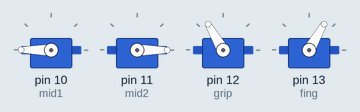
Simulated run of this sketch. Board: Arduino Uno, built with avr-gcc and run on an emulated ATmega328P. Parts: 4 × servo.

Above: at 0.05 s.
At 0.65 s:
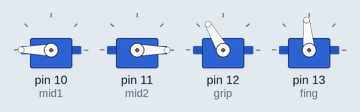
At 1.25 s:
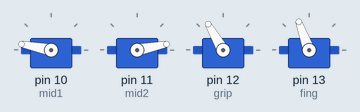
At 2.5 s:
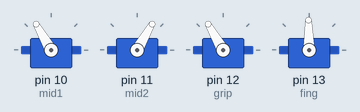
At 3.75 s:
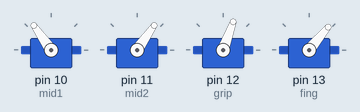
At 5.0 s:
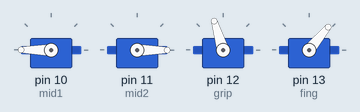
Timing chart, 0 to 6.8 s (numbered marks = the images above):
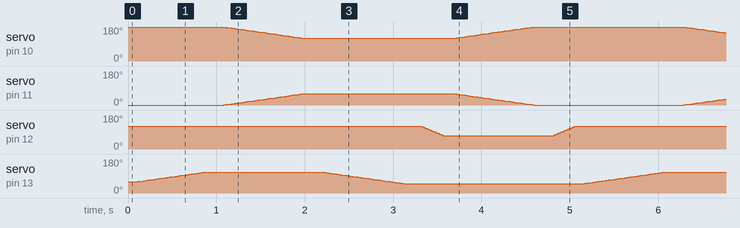

The sketch:

test6.ino
```cpp
#include <Servo.h>

Servo grip;
Servo fing;
Servo mid1;
Servo mid2;
int gripang;
int fingang;
int mid1ang;
int mid2ang;

void recalibrate(){
  grip.write(120);
  fing.write(60);
  mid1.write(180);
  mid2.write(0);
  fingang = 60;
  gripang = 120;
  mid1ang = 180;
  mid2ang = 0;
}

void opfing(int ang, int del){
  int dir = fingang - ang;
  if (dir>0) {
    for (int i=fingang; i>=ang; i--) {
      fing.write(i);
      delay(del);
    }
  }
  if (dir<0) {
    for (int i=fingang; i<=ang; i++) {
      fing.write(i);
      delay(del);
    }
  }
  fingang = ang;
}

void opgrip(int ang, int del){
  int dir = gripang - ang;
  if (dir>0) {
    for (int i=gripang; i>=ang; i--) {
      grip.write(i);
      delay(del);
    }
  }
  if (dir<0) {
    for (int i=gripang; i<=ang; i++) {
      grip.write(i);
      delay(del);
    }
  }
  gripang = ang;
}

void midjoint(int ang){
  int dir = mid2ang-ang;
  if (dir>0){
    for(int i=0; i<=dir; i++){
      mid1.write(180-mid2ang+i);
      mid2.write(mid2ang-i);
      delay(15);
    }
  }
  if (dir<0){
    for(int i=0; i<=ang-mid2ang; i++){
      mid1.write(180-mid2ang-i);
      mid2.write(mid2ang+i);
      delay(15);
    }
  }
  mid2ang = ang;
  mid1ang = 180-ang;
}

void setup() {
  mid1.attach(10);
  mid2.attach(11);
  grip.attach(12);
  fing.attach(13);
  recalibrate();
}

void loop() {
  //fingers closed at 110, open at 50
  //grippers closed at 70, open at 120
  opgrip(120, 5);
  delay(100);
  opfing(110, 15);
  delay(200);
  midjoint(60);
  delay(200);
  opfing(50, 15);
  delay(200);
  opgrip(70, 5);
  delay(100);
  midjoint(0);
  delay(200);
}
```
